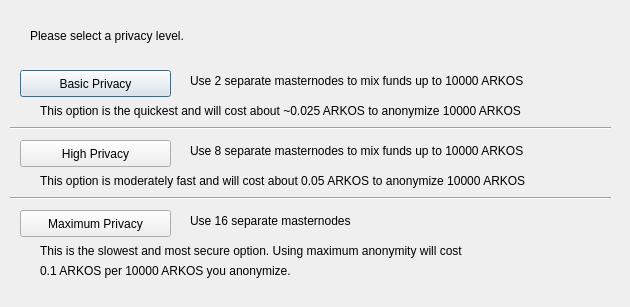
<?xml version="1.0" encoding="UTF-8"?>
<ui version="4.0">
 <class>ObfuscationConfig</class>
 <widget class="QDialog" name="ObfuscationConfig">
  <property name="geometry">
   <rect>
    <x>0</x>
    <y>0</y>
    <width>630</width>
    <height>307</height>
   </rect>
  </property>
  <property name="windowTitle">
   <string>Configure Obfuscation</string>
  </property>
  <widget class="QPushButton" name="buttonBasic">
   <property name="geometry">
    <rect>
     <x>20</x>
     <y>70</y>
     <width>151</width>
     <height>27</height>
    </rect>
   </property>
   <property name="text">
    <string>Basic Privacy</string>
   </property>
  </widget>
  <widget class="QPushButton" name="buttonHigh">
   <property name="geometry">
    <rect>
     <x>20</x>
     <y>140</y>
     <width>151</width>
     <height>27</height>
    </rect>
   </property>
   <property name="text">
    <string>High Privacy</string>
   </property>
  </widget>
  <widget class="QPushButton" name="buttonMax">
   <property name="geometry">
    <rect>
     <x>20</x>
     <y>210</y>
     <width>151</width>
     <height>27</height>
    </rect>
   </property>
   <property name="text">
    <string>Maximum Privacy</string>
   </property>
  </widget>
  <widget class="QLabel" name="label">
   <property name="geometry">
    <rect>
     <x>30</x>
     <y>20</y>
     <width>571</width>
     <height>31</height>
    </rect>
   </property>
   <property name="text">
    <string>Please select a privacy level.</string>
   </property>
  </widget>
  <widget class="QLabel" name="label_2">
   <property name="geometry">
    <rect>
     <x>190</x>
     <y>70</y>
     <width>421</width>
     <height>21</height>
    </rect>
   </property>
   <property name="text">
    <string>Use 2 separate masternodes to mix funds up to 10000 ARKOS</string>
   </property>
  </widget>
  <widget class="QLabel" name="label_3">
   <property name="geometry">
    <rect>
     <x>190</x>
     <y>140</y>
     <width>411</width>
     <height>21</height>
    </rect>
   </property>
   <property name="text">
    <string>Use 8 separate masternodes to mix funds up to 10000 ARKOS</string>
   </property>
  </widget>
  <widget class="QLabel" name="label_4">
   <property name="geometry">
    <rect>
     <x>190</x>
     <y>210</y>
     <width>421</width>
     <height>21</height>
    </rect>
   </property>
   <property name="text">
    <string>Use 16 separate masternodes</string>
   </property>
  </widget>
  <widget class="QLabel" name="label_6">
   <property name="geometry">
    <rect>
     <x>40</x>
     <y>100</y>
     <width>561</width>
     <height>21</height>
    </rect>
   </property>
   <property name="text">
    <string>This option is the quickest and will cost about ~0.025 ARKOS to anonymize 10000 ARKOS</string>
   </property>
  </widget>
  <widget class="QLabel" name="label_7">
   <property name="geometry">
    <rect>
     <x>40</x>
     <y>170</y>
     <width>561</width>
     <height>21</height>
    </rect>
   </property>
   <property name="text">
    <string>This option is moderately fast and will cost about 0.05 ARKOS to anonymize 10000 ARKOS</string>
   </property>
  </widget>
  <widget class="QLabel" name="label_8">
   <property name="geometry">
    <rect>
     <x>40</x>
     <y>240</y>
     <width>561</width>
     <height>21</height>
    </rect>
   </property>
   <property name="text">
    <string>This is the slowest and most secure option. Using maximum anonymity will cost</string>
   </property>
  </widget>
  <widget class="QLabel" name="label_9">
   <property name="geometry">
    <rect>
     <x>40</x>
     <y>260</y>
     <width>561</width>
     <height>21</height>
    </rect>
   </property>
   <property name="text">
    <string>0.1 ARKOS per 10000 ARKOS you anonymize.</string>
   </property>
  </widget>
  <widget class="Line" name="line">
   <property name="geometry">
    <rect>
     <x>10</x>
     <y>120</y>
     <width>601</width>
     <height>16</height>
    </rect>
   </property>
   <property name="orientation">
    <enum>Qt::Horizontal</enum>
   </property>
  </widget>
  <widget class="Line" name="line_2">
   <property name="geometry">
    <rect>
     <x>10</x>
     <y>190</y>
     <width>601</width>
     <height>16</height>
    </rect>
   </property>
   <property name="orientation">
    <enum>Qt::Horizontal</enum>
   </property>
  </widget>
 </widget>
 <resources/>
 <connections/>
</ui>
